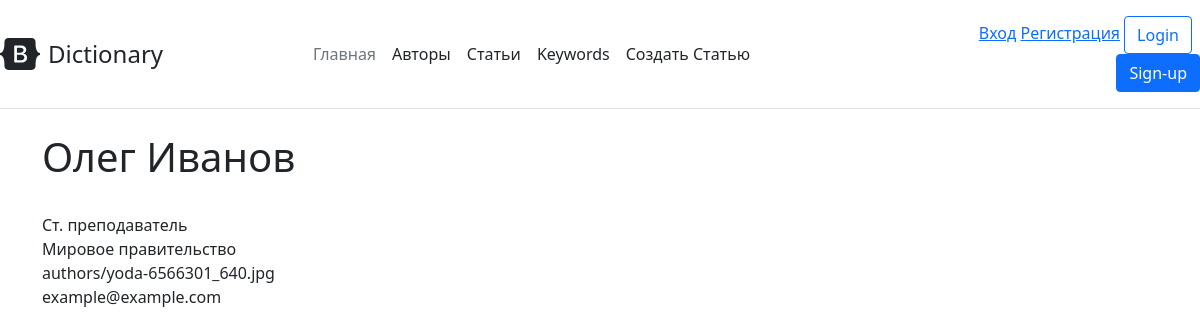
/author/Oleg/, run on the app's committed database.
### users/models.py (models this page shows, shortened)
class User(AbstractUser):
    company = models.CharField("Организация", max_length=100, blank=True)
    description = models.TextField("Описание", blank=True)
    image = models.ImageField("Изображение", upload_to="authors/", blank=True)
    is_author = models.BooleanField(default=False)
    is_teacher = models.BooleanField(default=False)
    is_student = models.BooleanField(default=False)
    class Meta:
        verbose_name = "Пользователь"
        verbose_name_plural = "Пользователи"

### dictionary/views.py (the view)
# urls.py: path('author/<str:slug>/', AuthorDetailView.as_view(), name='author_detail'),
class AuthorDetailView(DetailView):
    model = User
    slug_field = "username"
    template_name = "dictionary/author.html"

### dictionary/templates/dictionary/author.html (shortened to what this page needs)
{% extends "dictionary/base.html" %}
{% block content %}
<h1>{{ user.first_name }} {{ user.last_name }}</h1><br>
{{ user.description }}<br>
{{ user.company }}<br>
{{ user.image }}<br>
{{ user.email }}<br>
{% endblock %}

### data on the page
User: first_name "Олег", last_name "Иванов", description "Ст. преподаватель", company "Мировое правительство", image "authors/yoda-6566301_640.jpg", email "example@example.com"
